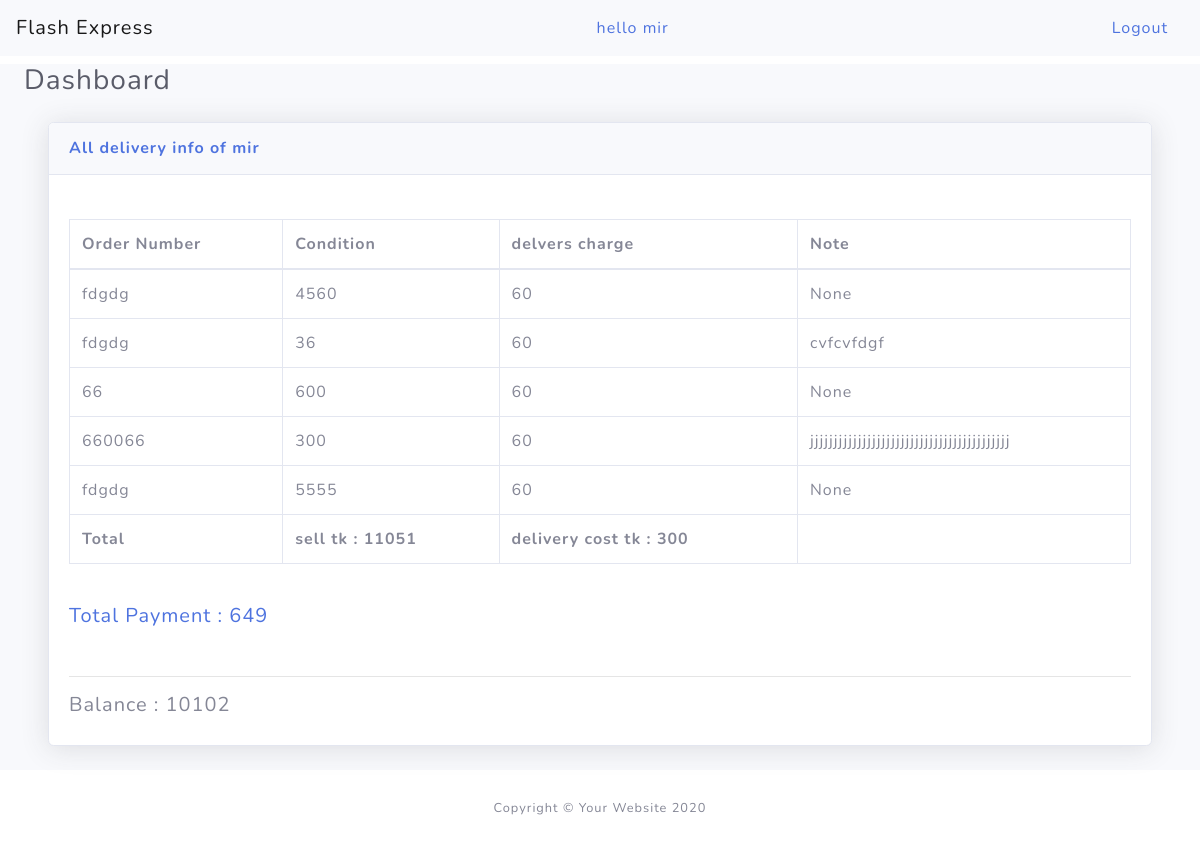
The app's page /account/admin/payments/1/ (signed in) with its own data.
### account/models.py (models this page shows)
class Order(models.Model):
    STATUS = (
        ('Return', 'Return'),
        ('Out for delivery', 'Out for delivery'),
        ('Delivered', 'Delivered'),
        ('new order', 'new order'),
        ('hold', 'hold'),
        )
    order_id= models.CharField(max_length=120, blank= True)
    user = models.ForeignKey(User,on_delete=models.CASCADE, null=True, blank=True)
    date_created = models.DateTimeField(auto_now_add=True, null=True)
    status = models.CharField(max_length=200, null=True , choices=STATUS, default='new order',blank=True)
    note = models.CharField(max_length=1000, null=True,blank=True)
    receiver_name= models.CharField(max_length=100)
    receiver_address= models.CharField(max_length=200)
    receiver_phone = models.CharField(max_length=50)
    order_number = models.CharField(max_length=50)
    condition= models.IntegerField(blank=True,default=0,null=True)
    order_date1 = models.DateField(auto_now_add=True,null=True)
    delivery_cost = models.IntegerField(default=60,null=True,blank=True)

### account/decorators.py (the view)
        def wrapper_func(request, *args,**kwargs):
            gropu= None
            if request.user.groups.exists():
                gropu = request.user.groups.all()[0].name
            if gropu in allowed_roles:
                return view_func(request, *args,**kwargs)
            else:
                return HttpResponse('you are not author ')

### account/views.py (called while the page is built)
@login_required(login_url ='singin')
@allowed_user(allowed_roles='admin')
def payments(request,pk):
    sell = 0
    cost = 0
    pay = 0
    name= ''
    try:
            taka = payment.objects.get(user=pk)
            pay = taka.payment
    except:
        pass
    order = Order.objects.filter(user=pk)
    all_order = order.filter(status='Delivered')
    for ord in all_order:
        sell = sell+ ord.condition
        cost = cost + ord.delivery_cost
        name = ord.user
    balance = sell-cost-pay
    context={'all_order':all_order,'balance':balance,'sell':sell,'cost':cost,'pay':pay,'name':name}
    return render (request, 'payment.html', context)

### templates/payment.html (shortened to what this page needs)
{% load static %}
<!DOCTYPE html>
<html lang="en">
    <head>
        <link href="{% static 'css/styles.css'%}" rel="stylesheet" />
        <link href="{% static 'vendor/fontawesome-free/css/all.min.css'%}" rel="stylesheet" type="text/css">
        <link href="{% static 'css/sb-admin-2.min.css'%}" rel="stylesheet">
        <link href="{% static 'css/sb-admin-2.min.css'%}" rel="stylesheet">
    </head>
<body id="page-top">
  <div id="wrapper">
    <div class="wrapper">
      <nav class="navbar fixed-top navbar-light bg-light">
           <a class="navbar-brand" href="#">Flash Express</a>
           <a class="nav-link inline my-2 my-lg-0" href="#">hello {{request.user}}</a>
          <a class="nav-link inline my-2 my-lg-0" href="{% url 'logoutUser' %}" tabindex="-1" aria-disabled="true">Logout</a>
      </nav>
    </div>
    <div id="content-wrapper" class="d-flex flex-column">
      <div id="content">
        <div class="container-fluid">
          <div class="d-sm-flex align-items-center justify-content-between mb-4">
            <a href="{% url "admin" %}">
            <h1 class="h3 mb-0 text-gray-800">Dashboard</h1>
          </a>
          </div>
          <div class="container-fluid">
            <div class="card shadow mb-4">
              <div class="card-header py-3">
                <h6 class="m-0 font-weight-bold text-primary"> All delivery info of {{name}}</h6>
              </div>
              <div class="card-body">
                <div class="table-responsive">
                  <table class="table table-bordered" id="dataTable" width="100%" cellspacing="0">
                    <thead>
                      <tr>
                        <th> Order Number</th>
                        <th>Condition</th>
                        <th>delvers charge</th>
                        <th>Note</th>
                      </tr>
                    </thead>
                    <tfoot>
                        <tr>
                          <th> Total </th>
                          <th>sell tk : {{sell}}</th>
                          <th>delivery cost tk  : {{cost}}</th>
                          <th></th>
                          <br>
                        </tr>
                    </tfoot>
                    <tbody>
                      {% for ord in all_order %}
                      <tr>
                        <td>
                        {{ord.order_number}}
                        </td>
                        <td>{{ord.condition}}</td>
                        <td>{{ord.delivery_cost}}</td>
                        <td>{{ord.note}}</td>
                      </tr>
                      {% endfor %}
                    </tbody>
                  </table>
                </div>
                <br>
                {% for ord in all_order|slice:":1" %}
                <a href="{% url 'make_payment' ord.user.id %}"> <h5>Total Payment : {{pay}}</h5></a>
              {% endfor %}
                <br><hr>
                <h5>Balance : {{balance}}</h5>
              </div>
            </div>
          </div>
        </div>
      </div>
      <footer class="sticky-footer bg-white">
        <div class="container my-auto">
          <div class="copyright text-center my-auto">
            <span>Copyright &copy; Your Website 2020</span>
          </div>
        </div>
      </footer>
    </div>
  </div>
</body>
</html>

### records on screen
Order: order_number "fdgdg", condition "4560", delivery_cost "60", note "None", pay "649"
Order: order_number "fdgdg", condition "36", delivery_cost "60", note "cvfcvfdgf"
Order: order_number "66", condition "600", delivery_cost "60", note "None"
Order: order_number "660066", condition "300", delivery_cost "60", note "jjjjjjjjjjjjjjjjjjjjjjjjjjjjjjjjjjjjjjjjjj"
Order: order_number "fdgdg", condition "5555", delivery_cost "60", note "None"

### other values on screen
{{ request.user }} "mir"
{{ name }} "mir"
{{ sell }} "11051"
{{ cost }} "300"
{{ balance }} "10102"
